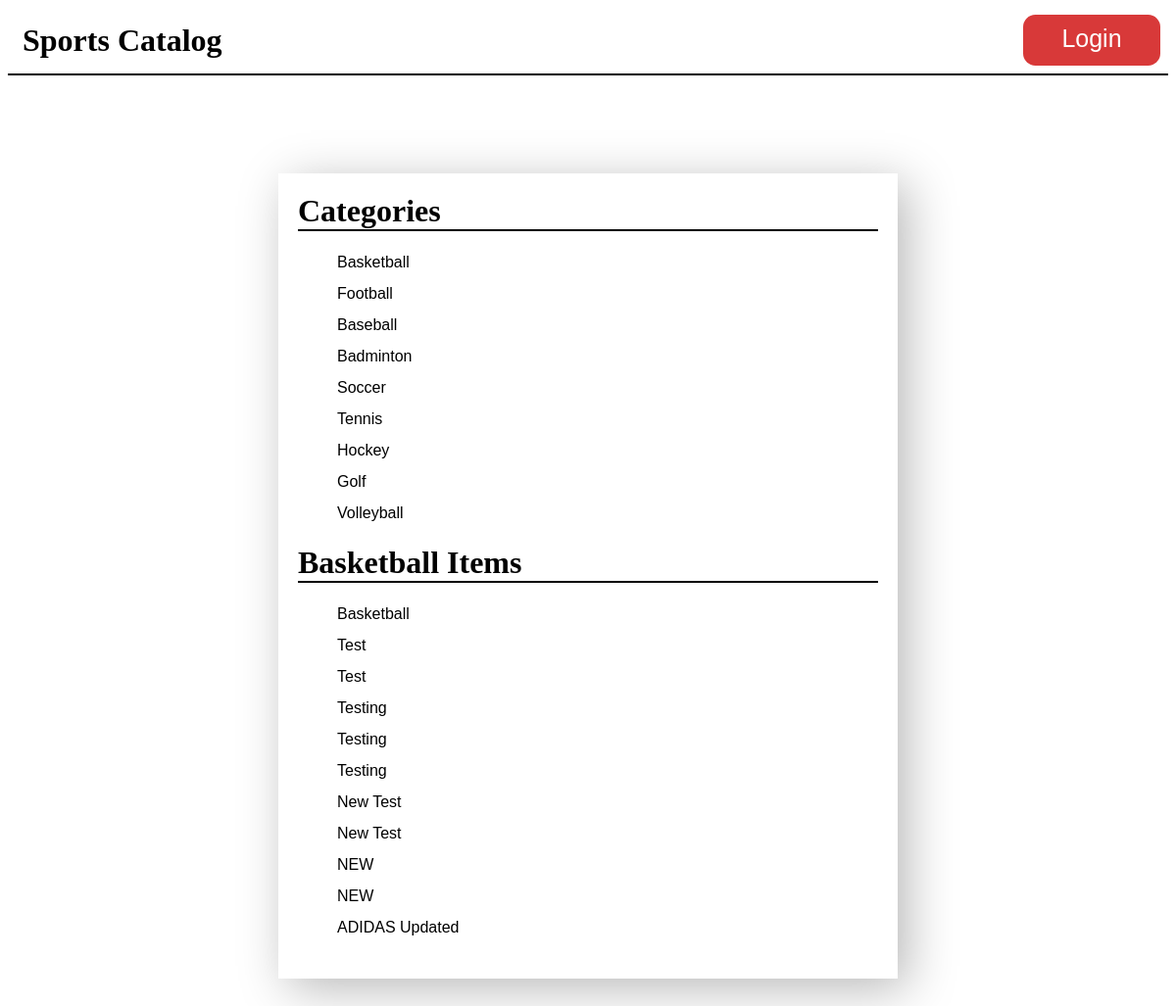
The app's page /category/1/items, older data.
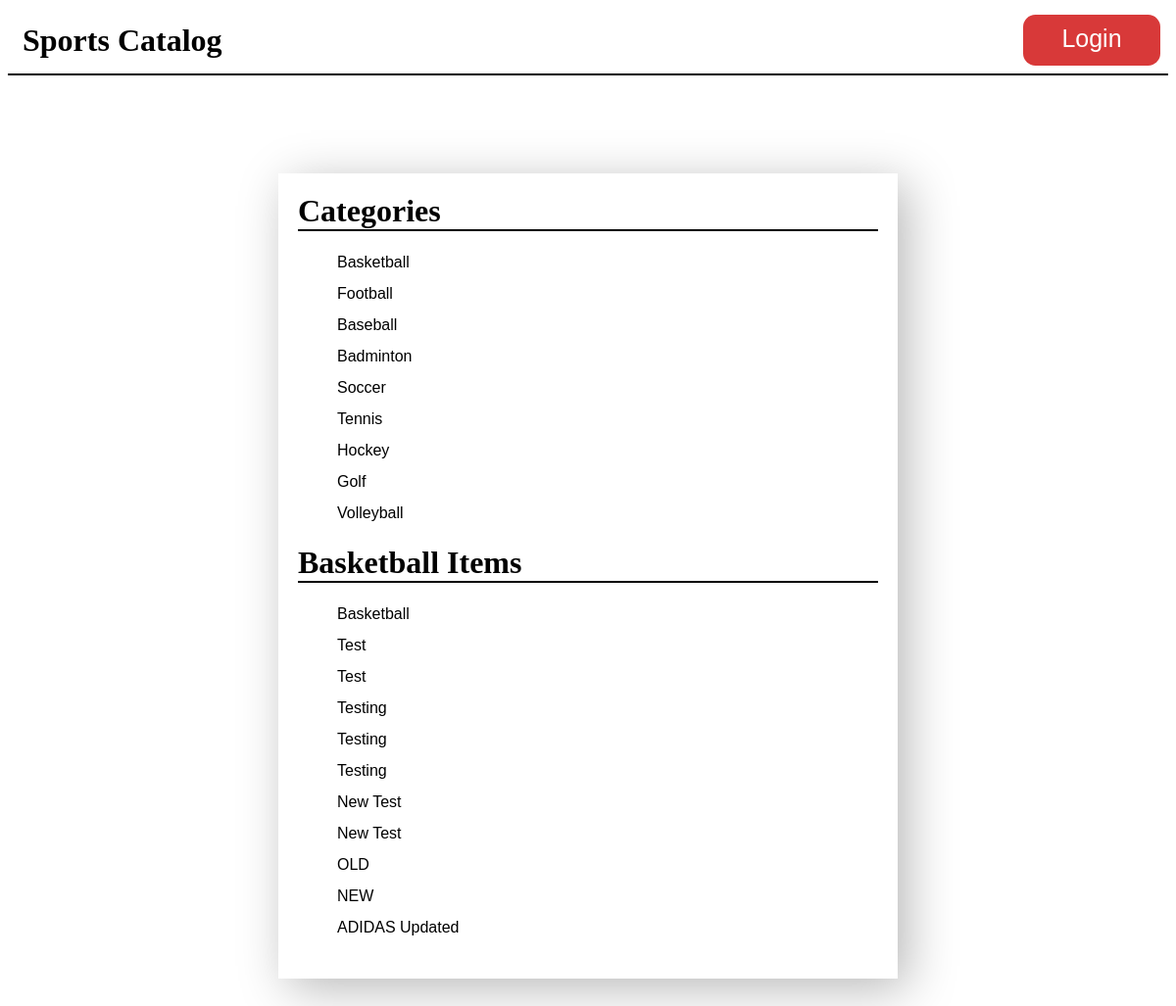
The same page, newer data.
### database_setup.py (models this page shows, shortened)
class Item(Base):
    __tablename__ = 'item'
    id = Column(Integer, primary_key=True)
    name = Column(String(100), nullable=False)
    description = Column(String(500), nullable=False)
    created_at = Column(DateTime, nullable=False, default=datetime.datetime.utcnow())
    updated_at = Column(DateTime, nullable=False, default=datetime.datetime.utcnow(), onupdate=datetime.datetime.utcnow())
    category_id = Column(Integer, ForeignKey('category.id'))
    category = relationship(Category)
    user_id = Column(Integer, ForeignKey('user.id'))
    user = relationship(User)

### main.py (the view)
@app.route('/category/<int:category_id>/items')
def showItems(category_id):
    categories = session.query(Category).all()
    category = session.query(Category).filter_by(id=category_id).one()
    items = session.query(Item).filter_by(category_id=category_id).all()
    return render_template('showItems.html', items=items, category=category, categories=categories)

### templates/showItems.html (shortened to what this page needs)
<!DOCTYPE html>
<html>
  <head>
    <link href="/static/style.css" rel="stylesheet" />
  </head>
  <body>
    <header>
      <div id="container">
        <h1><a href="{{url_for('showHomePage')}}">Sports Catalog</a></h1>
        <a href="#" id="login">Login</a>
      </div>
    </header>
    <div id="category_content">
      <h1>Categories</h1>
      <ul>
        {% for category in categories %}
          <li>
            <a href="{{url_for('showItems', category_id=category.id)}}">{{category.name}}</a>
          </li>
        {% endfor %}
      </ul>
      <h1>{{category.name}} Items</h1>
      <ul>
        {% for item in items %}
          <li>
            <a href="{{url_for('showItem', category_id=category.id, item_id=item.id)}}">{{item.name}}</a>
          </li>
        {% endfor %}
      </ul>
    </div>
  </body>
</html>

Row changes from the older to the newer data that the page shows:
changed Item: name "NEW" → "OLD"
